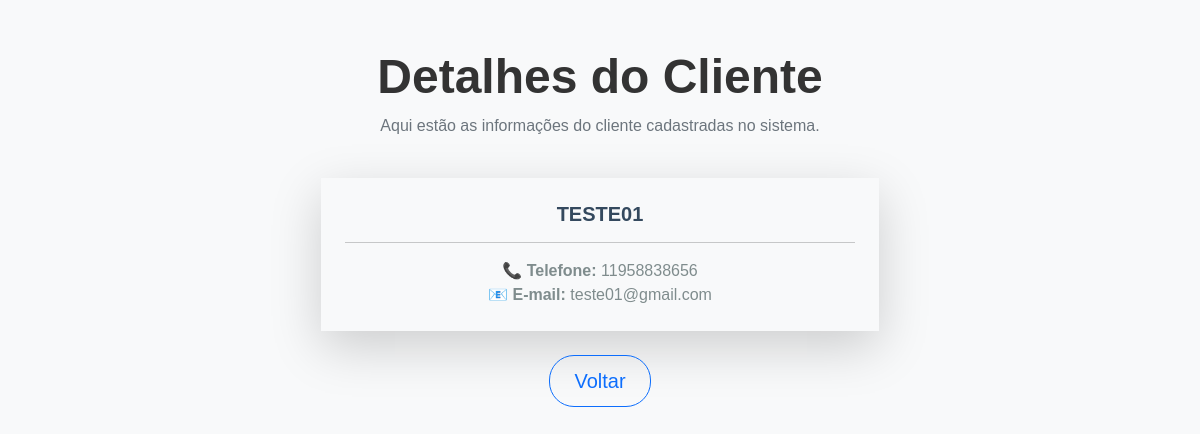
/view/28/, run on an earlier commit of the app's database.
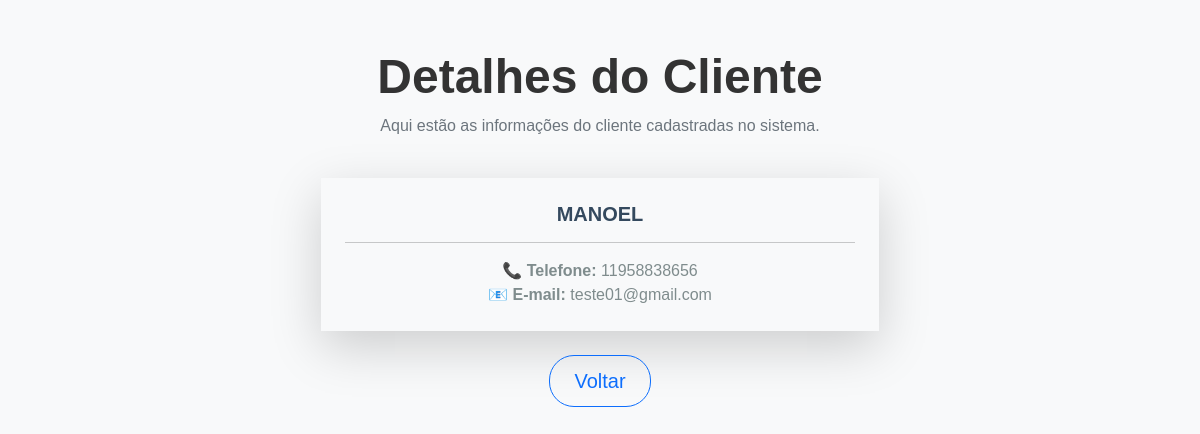
And on a later commit of the database.
### app/models.py (models this page shows)
class User (models.Model):
    username = models.CharField(max_length=20)
    phone = models.IntegerField(max_length=11)
    email = models.EmailField(max_length=254)

### app/views.py (the view)
# urls.py: path('view/<int:pk>/', view, name='view'),
def view(request, pk):
    data = {}
    data['db'] = User.objects.get(pk = pk)
    return render(request, 'view.html', data)

### app/templates/view.html (shortened to what this page needs)
{% load static %}
<!DOCTYPE html>
<html lang="pt-br">
<head>
    <link rel="stylesheet" href="https://cdn.jsdelivr.net/npm/bootstrap@5.1.3/dist/css/bootstrap.min.css"
>
    <link rel="stylesheet" href="{% static 'style.css' %}">
</head>
<body class="bg-light">
    <main class="container py-5">
        <div class="text-center mb-4">
            <h1 class="display-5 fw-bold">Detalhes do Cliente</h1>
            <p class="text-muted">Aqui estão as informações do cliente cadastradas no sistema.</p>
        </div>
        <div class="col-md-6 mx-auto">
            <div class="shadow-lg border-0 rounded-4">
                <div class="card-body p-4 text-center">
                    <h5 class="card-title text-uppercase fw-bold">{{ db.username }}</h5>
                    <hr>
                    <p class="card-text">
                        <strong>📞 Telefone:</strong> {{ db.phone }}<br>
                        <strong>📧 E-mail:</strong> {{ db.email }}
                    </p>
                </div>
            </div>
        </div>
        <div class="text-center mt-4">
            <a href="/" class="btn btn-outline-primary btn-lg px-4">Voltar</a>
        </div>
    </main>
</body>
</html>

What changed in the data, as far as the page shows it:
changed User "teste01@gmail.com": username "TESTE01" → "MANOEL"
